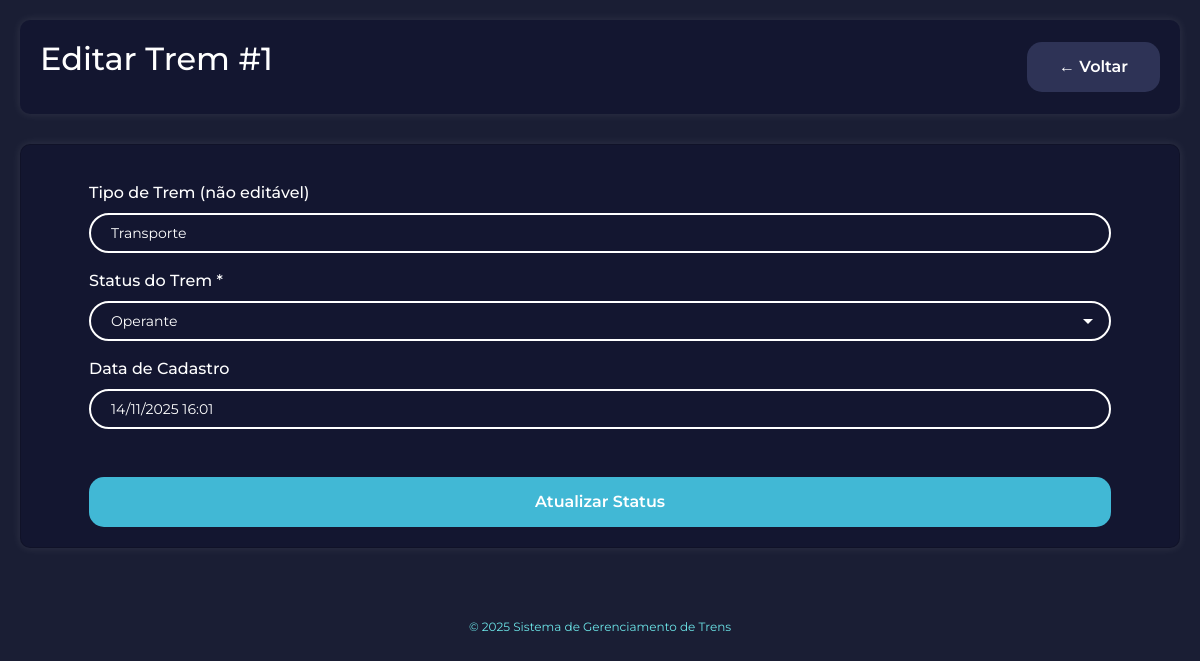
The app's page /trens/editar.php?id=1 (signed in) with its own data.
### tables this page shows
CREATE TABLE trens (
    id_trem INT NOT NULL AUTO_INCREMENT PRIMARY KEY,
    tipo_trem ENUM('transporte', 'carga') NOT NULL,
    carga_trem VARCHAR(100) DEFAULT NULL,
    status_trem ENUM('operante', 'em_manutencao', 'fora_de_servico') NOT NULL DEFAULT 'operante',
    criado_em TIMESTAMP DEFAULT CURRENT_TIMESTAMP,
    atualizado_em TIMESTAMP DEFAULT CURRENT_TIMESTAMP ON UPDATE CURRENT_TIMESTAMP,
    
    INDEX idx_tipo (tipo_trem),
    INDEX idx_status (status_trem)
);

### config.php (called while the page is built, shortened)
<?php
function formatarTimestamp($timestamp) {
    $dt = new DateTime($timestamp);
    return $dt->format('d/m/Y H:i');
}
?>

### trens/editar.php (the view, shortened to what this page needs)
<?php
require_once '../config.php';
$id = $_GET['id'] ?? 0;
try {
    $stmt = $pdo->prepare("SELECT * FROM trens WHERE id_trem = :id");
    $stmt->execute(['id' => $id]);
    $trem = $stmt->fetch();
} catch(PDOException $e) {
    $erro = "Erro ao buscar trem.";
}
?>
<!DOCTYPE html>
<html lang="pt-BR">
<head>
    <link href="https://cdn.jsdelivr.net/npm/bootstrap@5.3.8/dist/css/bootstrap.min.css" rel="stylesheet">
    <link rel="stylesheet" href="../css/estilo.css">
</head>
<body>
    <div class="container">
        <div class="header-dashboard">
            <h1>Editar Trem #<?= $id ?></h1>
            <a href="listar.php" class="botao botao-secundario">← Voltar</a>
        </div>
        <div class="card">
            <form method="POST">
                <div class="campo-label">
                    <label>Tipo de Trem (não editável)</label>
                </div>
                <div class="campo-input">
                    <input type="text" value="<?= ucfirst($trem['tipo_trem']) ?>" disabled>
                </div>
                <div class="campo-label">
                    <label for="status_trem">Status do Trem *</label>
                </div>
                <div class="campo-input">
                    <select name="status_trem" id="status_trem" required>
                        <option value="operante" <?= $trem['status_trem'] == 'operante' ? 'selected' : '' ?>>
                            Operante
                        </option>
                    </select>
                </div>
                <div class="campo-label">
                    <label>Data de Cadastro</label>
                </div>
                <div class="campo-input">
                    <input type="text" value="<?= formatarTimestamp($trem['criado_em']) ?>" disabled>
                </div>
                <button type="submit" class="botao botao-primario botao-completo">
                    Atualizar Status
                </button>
            </form>
        </div>
        <div class="rodape">
            <p>© 2025 Sistema de Gerenciamento de Trens</p>
        </div>
    </div>
</body>
</html>

### css/estilo.css (style rules this page uses)
* { margin: 0; padding: 0; box-sizing: border-box; font-family: "Montserrat", sans-serif; }
body { background-color: #1a1e34; color: white; min-height: 100vh; }
.container { max-width: 1200px; margin: 0 auto; padding: 20px; }
h1 { color: white; font-size: 2rem; margin-bottom: 1rem; }
.campo-label { margin: 1rem 3rem 0.5rem 3rem; color: white; font-weight: 500; }
.campo-input { display: flex; height: 40px; margin: 0 3rem 1rem 3rem; }
.campo-input input, .campo-input select, .campo-input textarea { width: 100%; height: 100%; background-color: transparent; border: 2px solid white; border-radius: 25px; outline: none; color: white; padding: 5px 20px; font-size: 14px; }
.campo-input input::placeholder, .campo-input textarea::placeholder { color: rgba(255, 255, 255, 0.5); }
.campo-input select { cursor: pointer; appearance: none; background-repeat: no-repeat; background-position: right 15px center; }
.campo-input select option { background-color: #131630; color: white; }
.botao { padding: 0.8rem 2rem; border: none; border-radius: 15px; cursor: pointer; font-size: 16px; font-weight: 600; transition: all 0.3s; text-decoration: none; display: inline-block; }
.botao-primario { background-color: #41b8d5; color: white; }
.botao-secundario { background-color: #2e3356; color: white; }
.botao-completo { width: calc(100% - 6rem); margin: 2rem 3rem 0 3rem; }
.header-dashboard { background-color: #131630; border-radius: 10px; padding: 20px; margin-bottom: 30px; display: flex; justify-content: space-between; align-items: center; box-shadow: 0px 0px 10px rgba(255, 255, 255, 0.1); flex-wrap: wrap; gap: 15px; }
.card { background-color: #131630; border-radius: 10px; padding: 20px; box-shadow: 0px 0px 10px rgba(255, 255, 255, 0.1); }
.rodape { text-align: center; margin-top: 50px; padding: 20px; color: #6ce5e8; font-size: 12px; }

### records on screen
trens: tipo_trem "Transporte", status_trem "Operante", criado_em "14/11/2025 16:01"

### other values on screen
$id "1"
